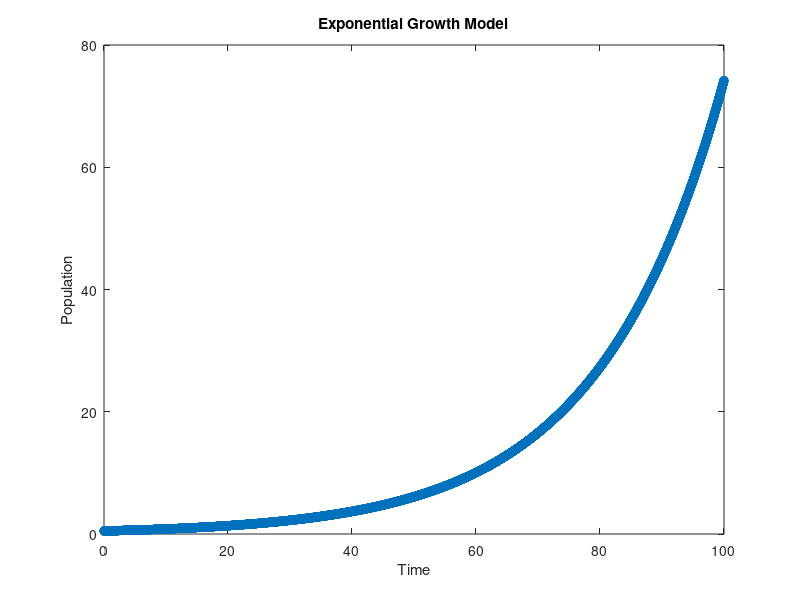

This figure's MATLAB source:
% WAP to simulate the exponential growth population model

r = 0.05 ; N0 = 0.5;
tspan = 0:0.01:100;

ode45(@(t,N) [(r*N)] , tspan , N0);

title('Exponential Growth Model')
xlabel('Time')
ylabel('Population')

